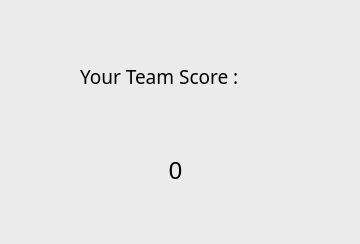
<?xml version="1.0" encoding="UTF-8"?>
<ui version="4.0">
 <class>Dialog</class>
 <widget class="QDialog" name="Dialog">
  <property name="geometry">
   <rect>
    <x>0</x>
    <y>0</y>
    <width>360</width>
    <height>244</height>
   </rect>
  </property>
  <property name="windowTitle">
   <string>Dialog</string>
  </property>
  <property name="styleSheet">
   <string notr="true">background-color: rgb(235, 235, 235);</string>
  </property>
  <widget class="QLabel" name="label">
   <property name="geometry">
    <rect>
     <x>80</x>
     <y>60</y>
     <width>201</width>
     <height>33</height>
    </rect>
   </property>
   <property name="font">
    <font>
     <family>Century Gothic</family>
     <pointsize>14</pointsize>
     <weight>9</weight>
     <italic>false</italic>
     <bold>false</bold>
    </font>
   </property>
   <property name="autoFillBackground">
    <bool>false</bool>
   </property>
   <property name="styleSheet">
    <string notr="true">font: 75 14pt &quot;Century Gothic&quot;;</string>
   </property>
   <property name="text">
    <string>Your Team Score :</string>
   </property>
  </widget>
  <widget class="QLabel" name="finalscore">
   <property name="geometry">
    <rect>
     <x>110</x>
     <y>150</y>
     <width>131</width>
     <height>41</height>
    </rect>
   </property>
   <property name="font">
    <font>
     <family>MS Shell Dlg 2</family>
     <pointsize>18</pointsize>
     <weight>50</weight>
     <italic>false</italic>
     <bold>false</bold>
    </font>
   </property>
   <property name="styleSheet">
    <string notr="true">

font: 18pt &quot;MS Shell Dlg 2&quot;;</string>
   </property>
   <property name="text">
    <string>0</string>
   </property>
   <property name="alignment">
    <set>Qt::AlignCenter</set>
   </property>
  </widget>
 </widget>
 <resources/>
 <connections/>
</ui>
